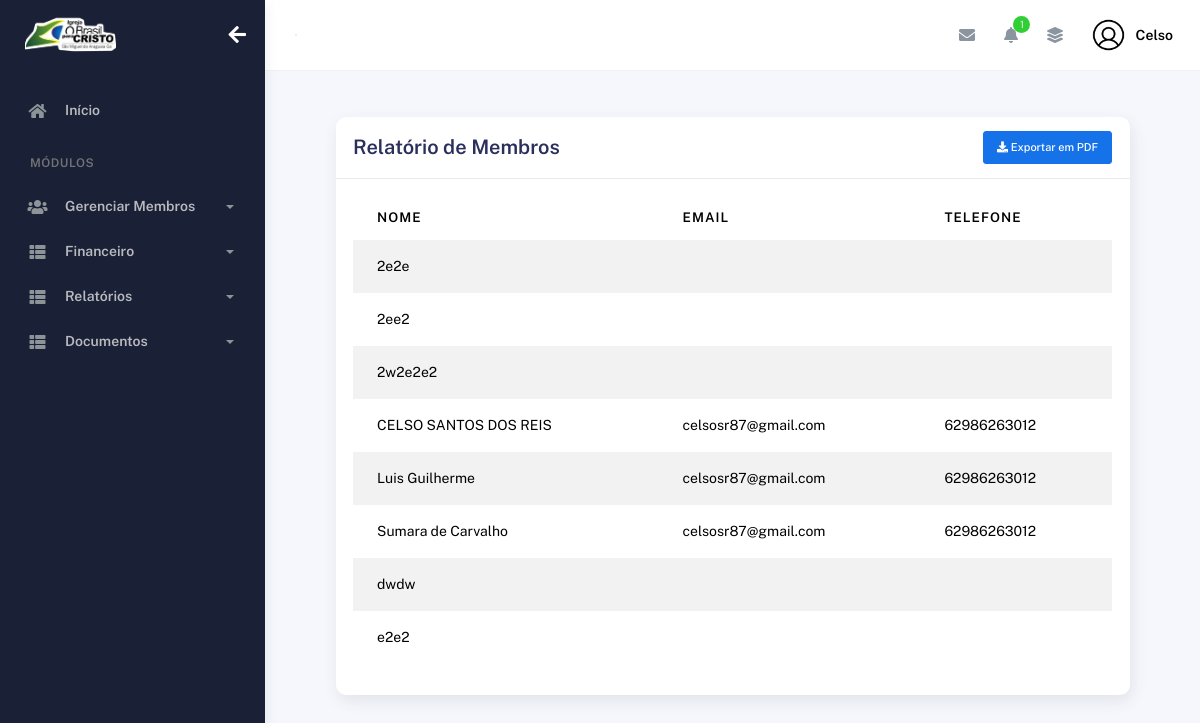
/relatorios/membrosrel/ (signed in), run on an earlier commit of the app's database.
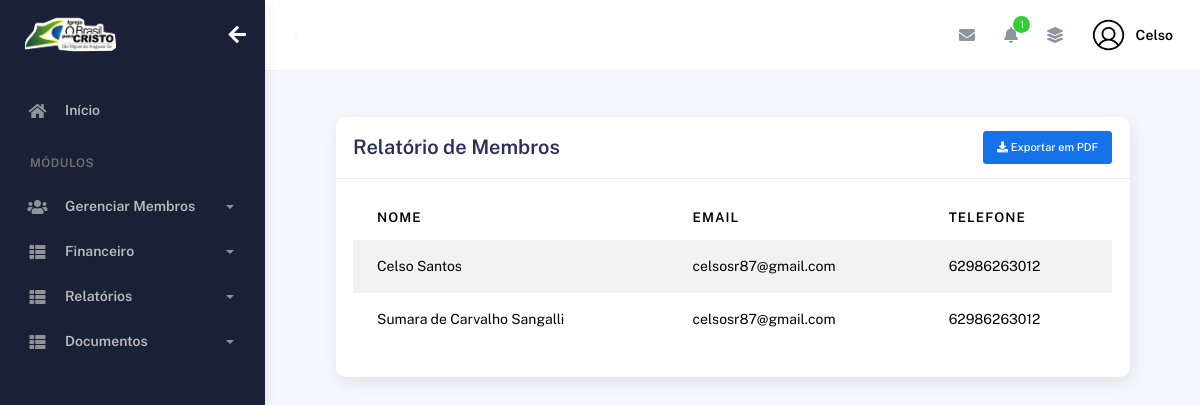
And on a later commit of the database.
### plataformaigreja/models.py (models this page shows, shortened)
class Membros(models.Model):
    choices_sexo = (('F', 'Feminino'),
                    ('M', 'Masculino'))
    choices_cargo = (('A', 'Auxiliar'),
                     ('C', 'Congregado'),
                     ('Cr', 'Crianças'),
                     ('Da', 'Diaconisa'),
                     ('D', 'Diácono'),
                     ('E', 'Evangelista'),
                     ('J', 'Jovem'),
                     ('Mb', 'Membro'),
                     ('Mi', 'Missionário(a)'),
                     ('Pr', 'Pastor'),
                     ('P', 'Presbítero'))
    nome = models.CharField(max_length=50)
    sexo = models.CharField(max_length=1, choices=choices_sexo)
    cpf = models.CharField(max_length=20, blank=True, null=True)
    email = models.EmailField(blank=True, null=True)
    telefone = models.CharField(max_length=19, blank=True, null=True)
    endereco = models.CharField(max_length=100, blank=True, null=True)
    foto = models.ImageField(upload_to="img_membros", null=True, blank=True)
    data_nascimento = models.DateField(null=True, blank=True)
    data_batismo = models.DateField(null=True, blank=True)
    cargo = models.CharField(max_length=2, choices=choices_cargo)
    pastor = models.ForeignKey(
        User,
        on_delete=models.CASCADE
    )

### plataformarelatorios/views.py (the view)
# urls.py: path('membrosrel/', visualizar_relatorio_membros, name='visualizar_relatorio_membros'),
@login_required(login_url='/usuarios/login')
def visualizar_relatorio_membros(request):
    membros = Membros.objects.filter(pastor=request.user).order_by("nome")
    return render(request, 'relatorio_membros.html', {'membros': membros})

### igreja/context_processors.py (called while the page is built)
def logo_igreja(request):
    if request.user.is_authenticated:
        igreja = Igreja.objects.filter(pastor=request.user).first()
        return {"logo_igreja": igreja.logo.url if igreja and igreja.logo else None}
    return {"logo_igreja": None}

### plataformaigreja/context_processors.py (called while the page is built)
def total_membros_context(request):
    if request.user.is_authenticated:
        total_membros = Membros.objects.filter(pastor=request.user).count()
    else:
        total_membros = 0
    return {
        'total_membros': total_membros
    }

### plataformarelatorios/templates/relatorio_membros.html (shortened to what this page needs)
{% extends "bases/base_plataformaigreja.html" %}
{% load static %}
{% block 'conteudo' %}
  <div class="container">
    <div class="page-inner">
      <div class="col-md-12">
        <div class="card">
            <div class="card-header">
                <div class="d-flex align-items-center">
                    <h4 class="card-title">Relatório de Membros</h4>
                    <a href="{% url 'gerar_relatorio_membros' %}" class="btn-round ms-auto">
                        <button class="btn btn-primary btn-sm ms-auto"> <i class="fa fa-download"></i> Exportar em PDF</button>
                    </a>
                </div>
            </div>
            <div class="card-body">
                <div class="table-responsive">
                    <table
                    id="add-row"
                    class="display table table-striped table-hover"
                    >
                    <thead>
                        <tr>
                        <th>Nome</th>
                        <th>Email</th>
                        <th>Telefone</th>
                        </tr>
                    </thead>
                    <tbody>
                        {% for membro in membros %}
                        <tr>
                            <td>{{ membro.nome }}</td>
                            <td>{{ membro.email }}</td>
                            <td>{{ membro.telefone }}</td>
                        </tr>
                        {% empty %}
                        <tr>
                            <td colspan="3" class="text-center">Nenhum membro cadastrado!</td>
                        </tr>
                        {% endfor %}
                    </tbody>
                    </table>
                </div>
            </div>
        </div>
    </div>
            </div>
          </div>
        </div>
      </div>
    </div>
{% endblock %}

What changed in the data, as far as the page shows it:
removed Membros: nome "2e2e"
removed Membros: nome "2ee2"
removed Membros: nome "2w2e2e2"
removed Membros: nome "CELSO SANTOS DOS REIS", email "celsosr87@gmail.com", telefone "62986263012"
removed Membros: nome "Luis Guilherme", email "celsosr87@gmail.com", telefone "62986263012"
removed Membros: nome "Sumara de Carvalho", email "celsosr87@gmail.com", telefone "62986263012"
removed Membros: nome "dwdw"
removed Membros: nome "e2e2"
added Membros: nome "Celso Santos", email "celsosr87@gmail.com", telefone "62986263012"
added Membros: nome "Sumara de Carvalho Sangalli", email "celsosr87@gmail.com", telefone "62986263012"
